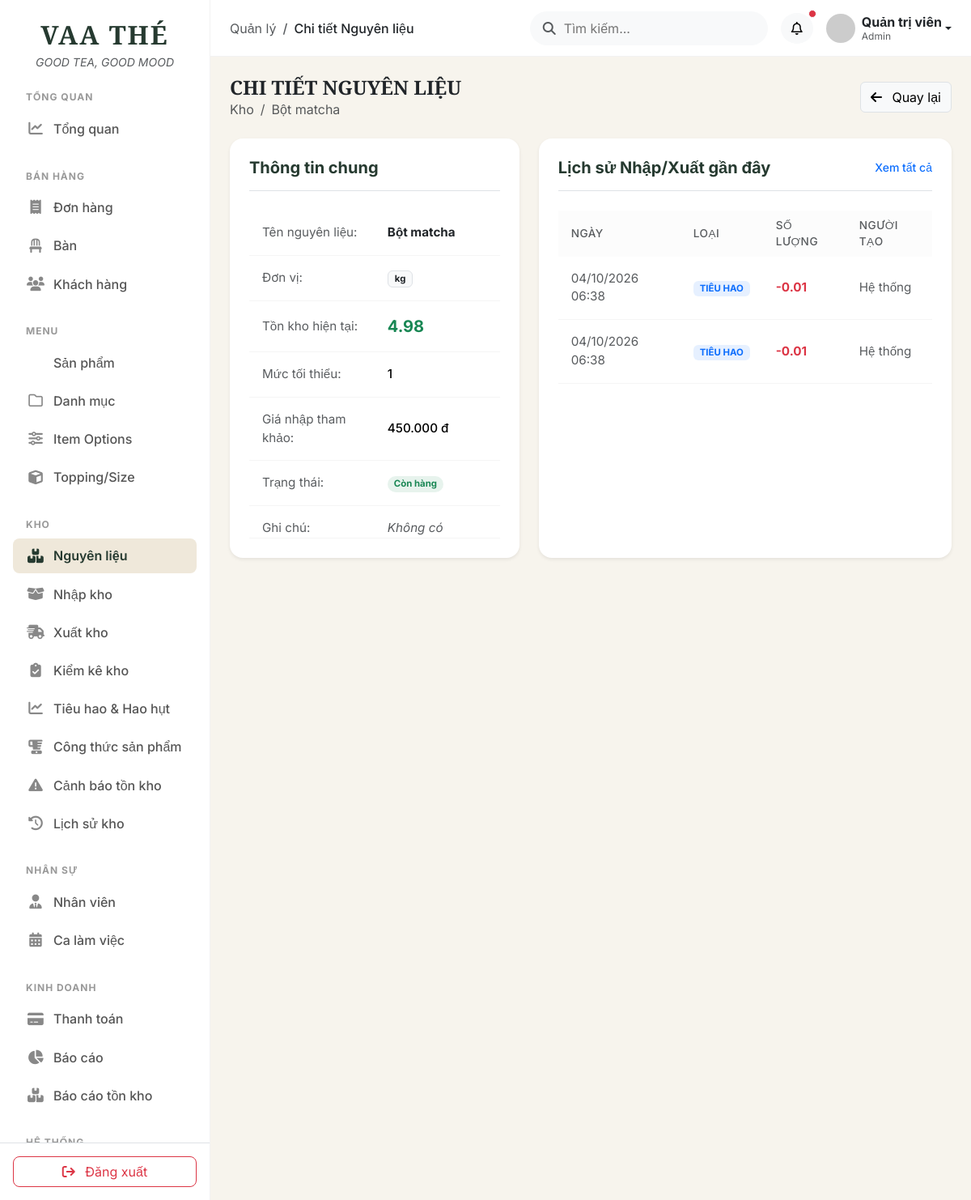
The app's page /public/admin.php?route=inventory&action=show&id=4 (signed in), older data.
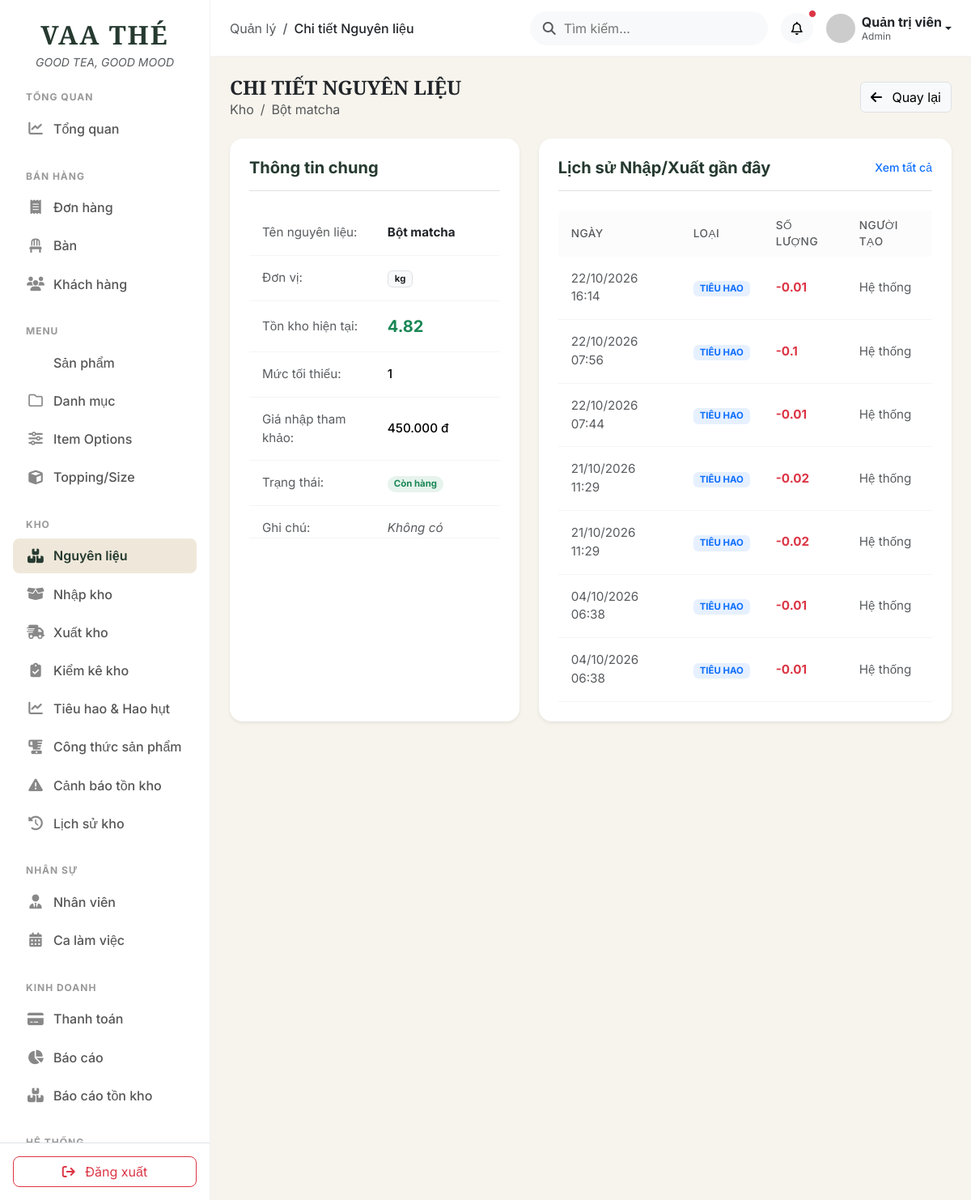
The same page, newer data.
### tables this page shows
CREATE TABLE `inventory` (
  `id` int(10) unsigned NOT NULL AUTO_INCREMENT,
  `ingredient_name` varchar(150) NOT NULL,
  `unit` varchar(30) NOT NULL,
  `quantity` decimal(12,2) NOT NULL DEFAULT 0.00,
  `min_quantity` decimal(12,2) NOT NULL DEFAULT 0.00,
  `price` decimal(12,2) NOT NULL DEFAULT 0.00,
  `status` tinyint(1) NOT NULL DEFAULT 1,
  `created_at` timestamp NOT NULL DEFAULT current_timestamp(),
  `updated_at` timestamp NOT NULL DEFAULT current_timestamp() ON UPDATE current_timestamp(),
  PRIMARY KEY (`id`),
  KEY `idx_inventory_quantity` (`quantity`)
);

CREATE TABLE `inventory_transactions` (
  `id` int(11) NOT NULL AUTO_INCREMENT,
  `inventory_id` int(11) NOT NULL,
  `user_id` int(11) DEFAULT NULL,
  `type` enum('IMPORT','EXPORT','USAGE','ADJUSTMENT') NOT NULL,
  `quantity` decimal(10,2) NOT NULL,
  `price` decimal(15,2) DEFAULT 0.00,
  `note` text DEFAULT NULL,
  `created_at` timestamp NOT NULL DEFAULT current_timestamp(),
  PRIMARY KEY (`id`)
);

### app/controllers/Admin/InventoryController.php (called while the page is built, shortened)
<?php
require_once __DIR__ . '/../../models/Inventory.php';
class InventoryController {
    public function show() {
        $id = $_GET['id'] ?? null;
        $inventoryModel = new Inventory();
        $item = $inventoryModel->findById($id);
        $sql = "SELECT t.*, u.full_name as user_name
                FROM inventory_transactions t
                LEFT JOIN users u ON t.user_id = u.id
                WHERE t.inventory_id = ?
                ORDER BY t.created_at DESC LIMIT 10";
        global $conn;
        $stmt = $conn->prepare($sql);
        $stmt->bind_param("i", $id);
        $stmt->execute();
        $history = $stmt->get_result()->fetch_all(MYSQLI_ASSOC);
        require_once __DIR__ . '/../../views/admin/inventory/show.php';
        require_once __DIR__ . '/../../views/layouts/admin.php';
    }
}

### app/models/Inventory.php (called while the page is built, shortened)
<?php
require_once __DIR__ . '/../config/database.php';
class Inventory {
    private $conn;
    public function __construct() {
        global $conn;
        $this->conn = $conn;
    }
    public function findById($id) {
        $sql = "SELECT * FROM inventory WHERE id = ?";
        $stmt = $this->conn->prepare($sql);
        if ($stmt) {
            $stmt->bind_param("i", $id);
            $stmt->execute();
            return $stmt->get_result()->fetch_assoc();
        }
        return null;
    }
}

### app/views/admin/inventory/show.php (the view, shortened to what the changed rows need)
<div class="d-flex justify-content-between align-items-center mb-4">
    <div>
        <nav aria-label="breadcrumb">
            <ol class="breadcrumb mb-0 small">
                <li class="breadcrumb-item"><a href="admin.php?route=inventory" class="text-muted text-decoration-none">Kho</a></li>
                <li class="breadcrumb-item active"><?= htmlspecialchars($item['ingredient_name']) ?></li>
            </ol>
        </nav>
    </div>
</div>
<div class="row g-4">
    <div class="col-md-5">
        <div class="card border-0 shadow-sm rounded-4 h-100">
            <div class="card-body p-4">
                <table class="table table-borderless mb-0">
                    <tbody>
                        <tr>
                            <td class="text-muted w-50 pb-3">Tên nguyên liệu:</td>
                            <td class="fw-bold text-dark pb-3"><?= htmlspecialchars($item['ingredient_name']) ?></td>
                        </tr>
                        <tr>
                            <td class="pb-3"><span class="badge bg-light text-dark border px-2 py-1"><?= htmlspecialchars($item['unit']) ?></span></td>
                        </tr>
                        <tr>
                            <td class="pb-3">
                                <span class="fw-bold fs-5 <?= $item['quantity'] <= 0 ? 'text-danger' : ($item['quantity'] <= $item['min_quantity'] ? 'text-warning' : 'text-success') ?>">
                                    <?= floatval($item['quantity']) ?>
                                </span>
                            </td>
                        </tr>
                        <tr>
                            <td class="text-muted pb-3">Mức tối thiểu:</td>
                            <td class="pb-3 fw-medium"><?= floatval($item['min_quantity']) ?></td>
                        </tr>
                        <tr>
                            <td class="text-muted pb-3">Giá nhập tham khảo:</td>
                            <td class="pb-3 fw-medium"><?= number_format($item['price'], 0, ',', '.') ?> đ</td>
                        </tr>
                    </tbody>
                </table>
            </div>
        </div>
    </div>
    <div class="col-md-7">
        <div class="card border-0 shadow-sm rounded-4 h-100">
            <div class="card-body p-4">
                <?php if(empty($history)): ?>
                    <div class="text-center py-5 text-muted">
                        <i class="fa-regular fa-clock fs-1 mb-3 text-light"></i>
                        <p class="mb-0">Chưa có lịch sử giao dịch nào.</p>
                    </div>
                <?php else: ?>
                    <div class="table-responsive">
                        <table class="table table-hover align-middle mb-0">
                            <thead class="bg-light">
                                <tr>
                                    <th class="ps-3 py-2 fw-medium border-0 rounded-top-left small text-muted">Ngày</th>
                                    <th class="py-2 fw-medium border-0 small text-muted">Loại</th>
                                    <th class="py-2 fw-medium border-0 small text-muted">Số lượng</th>
                                    <th class="pe-3 py-2 fw-medium border-0 rounded-top-right small text-muted">Người tạo</th>
                                </tr>
                            </thead>
                            <tbody class="border-top-0">
                                <?php foreach($history as $tx): ?>
                                <tr>
                                    <td class="ps-3 text-muted small"><?= date('d/m/Y H:i', strtotime($tx['created_at'])) ?></td>
                                    <td>
                                        <?php if($tx['type'] === 'IMPORT'): ?>
                                            <span class="badge bg-success bg-opacity-10 text-success px-2 py-1">NHẬP KHO</span>
                                        <?php elseif($tx['type'] === 'EXPORT'): ?>
                                            <span class="badge bg-danger bg-opacity-10 text-danger px-2 py-1">XUẤT KHO</span>
                                        <?php elseif($tx['type'] === 'USAGE'): ?>
                                            <span class="badge bg-primary bg-opacity-10 text-primary px-2 py-1">TIÊU HAO</span>
                                        <?php else: ?>
                                            <span class="badge bg-secondary bg-opacity-10 text-secondary px-2 py-1"><?= $tx['type'] ?></span>
                                        <?php endif; ?>
                                    </td>
                                    <td class="fw-bold <?= in_array($tx['type'], ['EXPORT','USAGE']) ? 'text-danger' : 'text-success' ?>">
                                        <?= in_array($tx['type'], ['EXPORT','USAGE']) ? '-' : '+' ?><?= floatval($tx['quantity']) ?>
                                    </td>
                                    <td class="pe-3 text-muted small"><?= htmlspecialchars($tx['user_name'] ?? 'Hệ thống') ?></td>
                                </tr>
                                <?php endforeach; ?>
                            </tbody>
                        </table>
                    </div>
                <?php endif; ?>
            </div>
        </div>
    </div>
</div>

Row changes from the older to the newer data that the page shows:
changed inventory "Bột matcha": quantity "4.98" → "4.82"
added inventory_transactions: created_at "22/10/2026 16:14", type "TIÊU HAO", quantity "0.01", user_name "Hệ thống"
added inventory_transactions: created_at "22/10/2026 07:56", type "TIÊU HAO", quantity "0.1", user_name "Hệ thống"
added inventory_transactions: created_at "22/10/2026 07:44", type "TIÊU HAO", quantity "0.01", user_name "Hệ thống"
added inventory_transactions: created_at "21/10/2026 11:29", type "TIÊU HAO", quantity "0.02", user_name "Hệ thống"
added inventory_transactions: created_at "21/10/2026 11:29", type "TIÊU HAO", quantity "0.02", user_name "Hệ thống"
